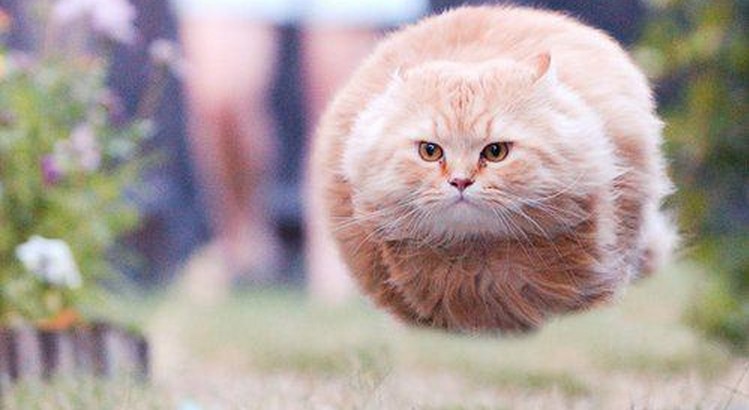
//> input picture cat.png, 749 x 410 px
$ ./gammaHSV cat.png   (built with g++ and OpenCV 4)
//> lines starting //> are read from the running program, lines starting //| are printed output that depends on the picture
#include <iostream>
#include <opencv2/core/core.hpp>
#include <opencv2/imgproc/imgproc.hpp>
#include <opencv2/highgui/highgui.hpp>

using namespace std;
using namespace cv;

#define BASE 2.0
#define RATIO 32.0
#define HISTGRAM_SIZE 256
#define TRACKBAR_HALF 128
#define TRACKBAR_MAX (TRACKBAR_HALF * 2)

Mat image;
const string windowName = "Result";
int buffer[3] = {TRACKBAR_HALF, TRACKBAR_HALF, TRACKBAR_HALF};

unsigned char lookUpTable[TRACKBAR_MAX+1][HISTGRAM_SIZE];

void chengeGamma(int value,void* data);

int main(int argc, char const *argv[])
{
  const string trackbarName[3] = {"L", "a", "b"};
  if (argc <= 1)
  {
    cerr << "usage: gammaHSV <file>" << endl;
    return -1;
  }
  image = imread(argv[1]);
//> image is the input picture: 410 rows x 749 cols, CV_8UC3; mean B, G, R 155.8, 159.2, 172.4
  if (!image.data)
  {
    cerr << "no such file: " << argv[1] << endl;
    return -1;
  }
  const string windowNameOrg = "Original";
  namedWindow(windowNameOrg, CV_WINDOW_AUTOSIZE);
  imshow(windowNameOrg, image);

  for (int i = 0; i < TRACKBAR_MAX; ++i)
  {
    double gamma = pow(BASE, (TRACKBAR_HALF - i)/RATIO);

    for (int j = 0; j < HISTGRAM_SIZE; ++j)
    {
      lookUpTable[i][j] = (unsigned char)
        round(pow((double)j/(HISTGRAM_SIZE-1), gamma)*(HISTGRAM_SIZE-1));
    }
  }
  namedWindow(windowName, CV_WINDOW_AUTOSIZE);
  for (int i = 0; i < 3; ++i)
  {
    createTrackbar(trackbarName[i], windowName, &buffer[i], TRACKBAR_MAX, chengeGamma);
  }

  chengeGamma(TRACKBAR_HALF, NULL);
  waitKey(0);
  image.release();
  return 0;
}

void chengeGamma(int value, void* data){
//> called with value = 128
  Mat imageHSV;
  cvtColor(image, imageHSV, CV_BGR2Lab);
//> imageHSV: 410 rows x 749 cols, CV_8UC3; mean of channels 0, 1, 2 169, 132.7, 131.7
  vector<Mat> planes;
  split(imageHSV, planes);
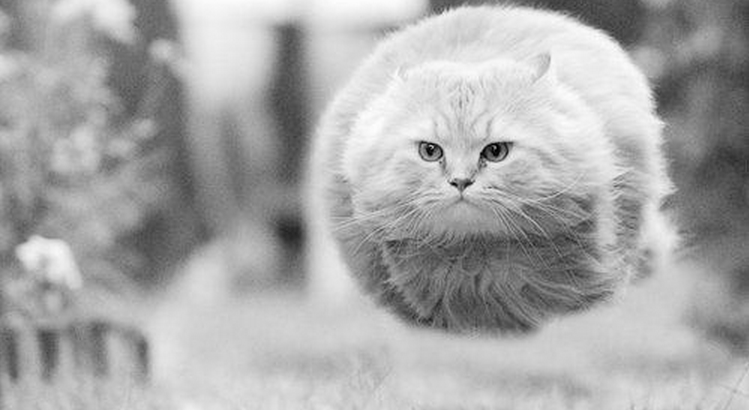
//> planes[0]: 410 rows x 749 cols, CV_8UC1; min 0, max 253, mean 169
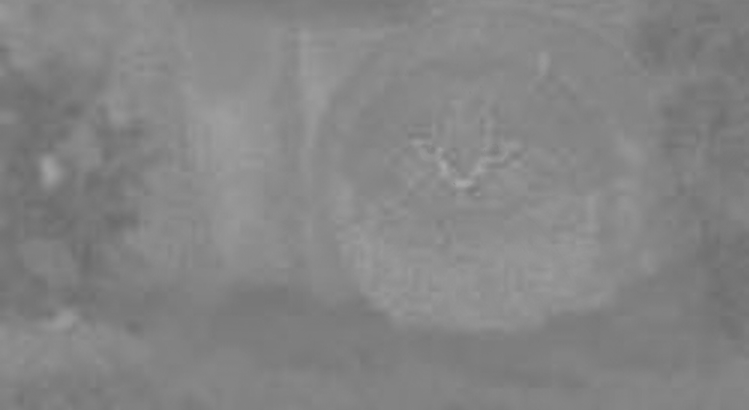
//> planes[1]: 410 rows x 749 cols, CV_8UC1; min 107, max 168, mean 132.7
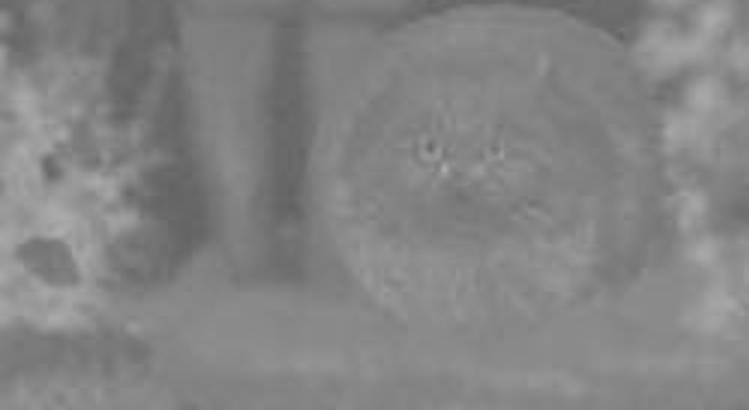
//> planes[2]: 410 rows x 749 cols, CV_8UC1; min 97, max 173, mean 131.7
  for (int i = 0; i < 3; ++i)
  {
    Mat lookUpTableMatrix(HISTGRAM_SIZE, 1, CV_8U, lookUpTable[buffer[i]]);
    LUT(planes[i], lookUpTableMatrix, planes[i]);
    lookUpTableMatrix.release();
  }
  Mat result;
  merge(planes, imageHSV);
  cvtColor(imageHSV, result, CV_Lab2BGR);
  imshow(windowName, result);
  for (int i = 0; i < 3; ++i)
  {
    planes[i].release();
  }
  imageHSV.release();
  result.release();
}
